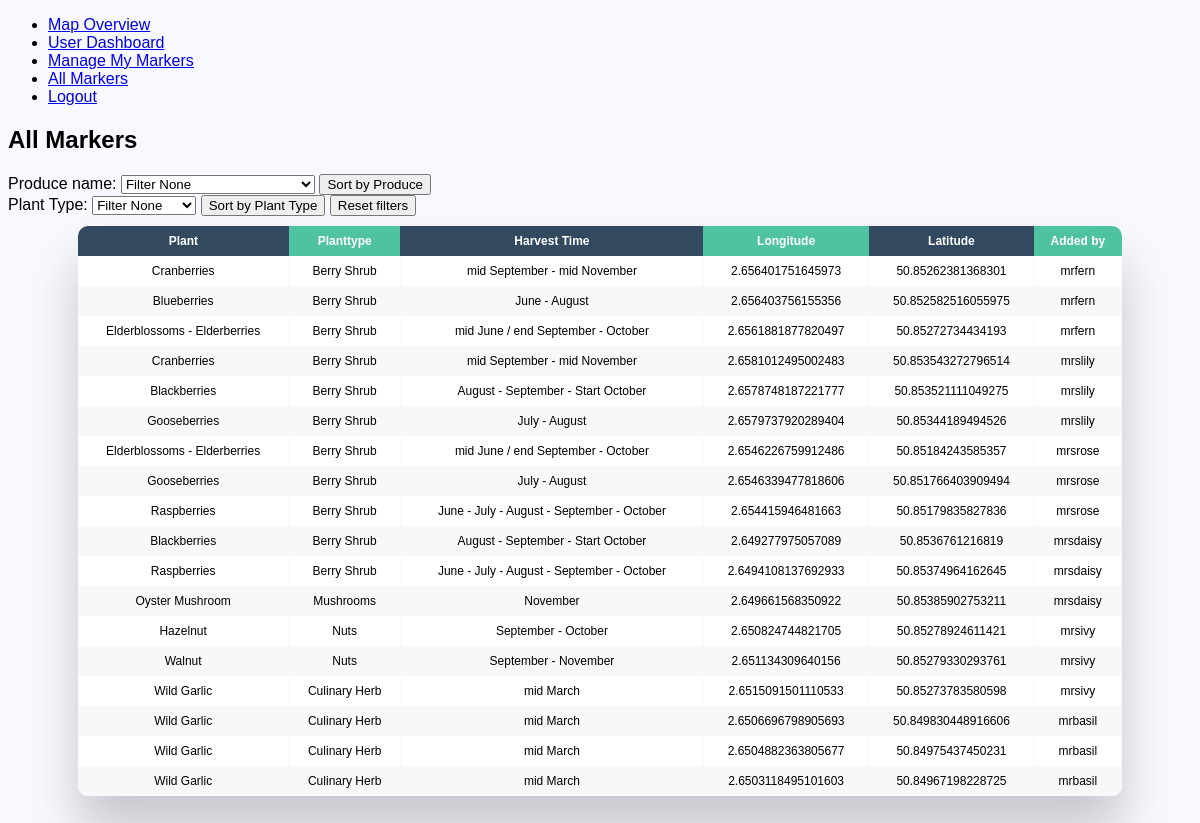
The page /allmarkers.php (signed in) on the database its author committed.
### tables this page shows
CREATE TABLE `marker` (
  `markerid` int(11) NOT NULL,
  `plantid` int(11) DEFAULT NULL,
  `userid` int(11) DEFAULT NULL,
  `longitude` varchar(255) DEFAULT NULL,
  `latitude` varchar(255) DEFAULT NULL,
  `added` timestamp NOT NULL DEFAULT current_timestamp()
);

CREATE TABLE `plant` (
  `plantid` int(11) NOT NULL,
  `planttypeid` int(11) DEFAULT NULL,
  `plantname` varchar(255) DEFAULT NULL,
  `harvestperiod` varchar(255) DEFAULT NULL,
  `added` timestamp NOT NULL DEFAULT current_timestamp()
);

CREATE TABLE `planttype` (
  `planttypeid` int(11) NOT NULL,
  `typename` varchar(255) DEFAULT NULL
);

CREATE TABLE `users` (
  `id` int(11) NOT NULL,
  `username` varchar(255) NOT NULL,
  `email` varchar(255) NOT NULL,
  `password` varchar(255) NOT NULL,
  `role` varchar(20) NOT NULL DEFAULT 'user'
);

### allmarkers.php (called while the page is built, shortened)
<?php
$allMarkersView = new AllMarkersView;
$markerService = new MarkerService;
$plantService = new PlantService;
$plants = $plantService->getPlantsOverview();
$plantTypeService = new PlantTypeService;
$plantTypes = $plantTypeService->getPlantTypeOverview();
if (!isset($_POST["btnSortByProduce"]) && !isset($_POST["btnSortByPlantType"])) {
    $result = $markerService->getMarkersOverview();
    $markers = $result['markers'];
    $errors = $result['errors'];
}
$allMarkersView->showAllMarkers($markers, $plants, $plantTypes, $errors);
?>

### Entities/Marker.php (called while the page is built, shortened)
<?php
class Marker
{
    private Plant $plant;
    private User $user;
    private string $longitude;
    private string $latitude;
    public function __construct(?int $markerid, ?Plant $plant = null, ?User $user, ?string $longitude, ?string $latitude)
    {
        $this->plant = $plant;
        $this->user = $user;
        $this->longitude = $longitude;
        $this->latitude = $latitude;
    }
    public function getPlant(): Plant
    {
        return $this->plant;
    }
    public function getUser(): User
    {
        return $this->user;
    }
    public function getLongitude(): string
    {
        return $this->longitude;
    }
    public function getLatitude(): string
    {
        return $this->latitude;
    }
}

### Entities/Plant.php (called while the page is built, shortened)
<?php
class Plant
{
    private string $plantname;
    private PlantType $plantType;
    private string $harvestPeriod;
    public function __construct(int $plantid = null, string $plantname = null, PlantType $plantType = null, string $harvestPeriod = null)
    {
        $this->plantname = $plantname;
        $this->plantType = $plantType;
        $this->harvestPeriod = $harvestPeriod;
    }
    public function getPlantName(): string
    {
        return $this->plantname;
    }
    public function getPlantType(): PlantType
    {
        return $this->plantType;
    }
    public function getHarvestPeriod(): string
    {
        return $this->harvestPeriod;
    }
}

### Data/PlantDAO.php (called while the page is built, shortened)
<?php
class PlantDAO
{
    public function getAll(): array
    {
        $sql = "SELECT plant.plantid as plant_id, plant.planttypeid, typename, plantname, harvestperiod FROM plant, planttype WHERE plant.planttypeid = planttype.planttypeid";
        $dbh = new PDO(DBConfig::$DB_CONNSTRING, DBConfig::$DB_USERNAME, DBConfig::$DB_PASSWORD);
        $resultSet = $dbh->query($sql);
        $overview = array();
        foreach ($resultSet as $row) {
            $plantType = PlantType::create((int)$row["planttypeid"], $row["typename"]);
            $plant = new Plant((int)$row["plant_id"], $row["plantname"], $plantType, $row["harvestperiod"]);
            array_push($overview, $plant);
        }
        return $overview;
    }
    public function getById(int $id): Plant
    {
        $sql = "SELECT plant.plantid as plant_id, plant.planttypeid, typename, plantname, harvestperiod FROM plant, planttype WHERE plant.planttypeid = planttype.planttypeid AND plant.plantid = :id";
        $dbh = new PDO(DBConfig::$DB_CONNSTRING, DBConfig::$DB_USERNAME, DBConfig::$DB_PASSWORD);
        $stmt = $dbh->prepare($sql);
        $stmt->execute(array(':id' => $id));
        $row = $stmt->fetch(PDO::FETCH_ASSOC);
        $plantType = PlantType::create((int)$row["planttypeid"], $row["typename"]);
        $plant = new Plant((int)$row["plant_id"], $row["plantname"], $plantType, $row["harvestperiod"]);
        return $plant;
    }
}

### Data/MarkerDAO.php (called while the page is built, shortened)
<?php
class MarkerDAO
{
    public function getAll(): array
    {
        $sql = "SELECT markerid, plantid, userid, longitude, latitude FROM marker";
        $dbh = new PDO(DBConfig::$DB_CONNSTRING, DBConfig::$DB_USERNAME, DBConfig::$DB_PASSWORD);
        $resultSet = $dbh->query($sql);
        $overview = array();
        $plantDAO = new PlantDAO();
        $userDAO = new UserDAO();
        foreach ($resultSet as $row) {
            $user = $userDAO->getUserById($row["userid"]);
            $user->resetSensitiveData();
            $plant = $plantDAO->getById($row["plantid"]);
            $marker = Marker::create($row["markerid"], $plant, $user, $row["longitude"], $row["latitude"]);
            array_push($overview, $marker);
        }
        return $overview;
    }
}

### Business/MarkerService.php (called while the page is built, shortened)
<?php
class MarkerService
{
    public function getMarkersOverview(): array
    {
        $markerDAO = new MarkerDAO();
        $errors = [];
        $markerList = $markerDAO->getAll();
        return ["markers" => $markerList, "errors" => $errors];
    }
}

### Entities/Planttype.php (called while the page is built, shortened)
<?php
class PlantType
{
    private string $typename;
    private function __construct(int $id = null, string $typename = null)
    {
        $this->typename = $typename;
    }
    public function getPlantType(): string
    {
        return $this->typename;
    }
}

### Business/PlantService.php (called while the page is built, shortened)
<?php
class PlantService
{
    public function getPlantsOverview(): array
    {
        $plantDAO = new PlantDAO();
        $list = $plantDAO->getAll();
        return $list;
    }
}

### Entities/User.php (called while the page is built, shortened)
<?php
class User
{
    private $username;
    public function __construct($cid = null, $cemail = null, $cusername = null, $cpassword = null, $crole = null, $cnewpassword = null)
    {
        $this->username = $cusername;
    }
    public function getUsername()
    {
        return $this->username;
    }
}

### Data/UserDAO.php (called while the page is built, shortened)
<?php
class UserDAO
{
    public function getUserById(int $userid): User
    {
        $dbh = new \PDO(DBConfig::$DB_CONNSTRING, DBConfig::$DB_USERNAME, DBConfig::$DB_PASSWORD);
        $stmt = $dbh->prepare("SELECT id, username, email, password, role FROM users WHERE id = :id");
        $stmt->bindParam(":id", $userid, \PDO::PARAM_INT);
        $stmt->execute();
        $resultSet = $stmt->fetch(\PDO::FETCH_ASSOC);
        $userid = $resultSet['id'];
        $username = $resultSet['username'];
        $email = $resultSet['email'];
        $password = $resultSet['password'];
        $role = $resultSet['role'];
        $user = new User($userid, $email, $username,$password,$role,null);
        return $user;
    }
}

### Presentation/Markers/AllMarkersView.php (the view, shortened to what this page needs)
<?php
class AllMarkersView
{
    public function showAllMarkers($markers, $plants, $plantTypes, $errors = null)
    {
        require_once("Presentation/header.php");
?>
        <h2>All Markers</h2>
        <form id="sortbyplantname" action="<?php echo PHP_SELF_URL; ?>" method="POST">
            <label for="fruitname" id="fruitnamelabel">Produce name:</label>
            <select name="selFruitname" aria-labelledby="fruitname-label">
                <option value="none">Filter None</option>
            </select>
            <input type="submit" value="Sort by Produce" name="btnSortByProduce">
        </form>
        <form id="sortbyplanttype" action="<?php echo PHP_SELF_URL; ?>" method="POST">
            <label for="planttype" id="planttypelabel">Plant Type:</label>
            <select name="selPlantType" aria-labelledby="planttype-label">
                <option value="none">Filter None</option>
            </select>
            <input type="submit" value="Sort by Plant Type" name="btnSortByPlantType">
            <input type="submit" value="Reset filters" name="btnResetFilters">
            <div class="table-wrapper">
                <table class="fl-table">
                    <thead>
                        <tr>
                            <th>Plant</th>
                            <th>Planttype</th>
                            <th>Harvest Time</th>
                            <th>Longitude</th>
                            <th>Latitude</th>
                            <th>Added by</th>
                        </tr>
                    </thead>
                    <tbody>
                        <?php foreach ($markers as $marker) { ?>
                            <tr>
                                <td>
                                    <?php echo $marker->getPlant()->getPlantName(); ?>
                                </td>
                                <td>
                                    <?php echo $marker->getPlant()->getPlantType()->getPlantType(); ?>
                                </td>
                                <td>
                                    <?php echo $marker->getPlant()->getHarvestPeriod(); ?>
                                </td>
                                <td>
                                    <?php echo $marker->getLongitude(); ?>
                                </td>
                                <td>
                                    <?php echo $marker->getLatitude(); ?>
                                </td>
                                <td>
                                    <?php echo $marker->getUser()->getUsername(); ?>
                                </td>
                            </tr>
                        <?php } ?>
                    </tbody>
                </table>
            </div>
    <?php
        require_once("Presentation/footer.php");
    }
}
    ?>

### Presentation/header.php (shortened to what this page needs)
<!DOCTYPE html>
<html lang="en">
<head>
    <link rel="stylesheet" href="Presentation/css/main.css?v=4">
</head>
<body>
    <?php
        require_once("navigation.php");
    ?>

### Presentation/navigation.php (shortened to what this page needs)
<nav>
    <ul>
        <?php if (isset($_SESSION["user"])) { ?>
            <li><a href="<?php echo MAPVIEW_URL; ?>">Map Overview</a></li>
            <li><a href="<?php echo DASHBOARD_URL; ?>">User Dashboard</a></li>
            <li><a href="<?php echo USER_MARKERS_URL; ?>">Manage My Markers</a></li>
            <li><a href="<?php echo ALL_MARKERS_URL; ?>">All Markers</a></li>
            <li><a href="<?php echo LOGOUT_URL; ?>">Logout</a></li>
        <?php } ?>
    </ul>
</nav>

### Presentation/css/main.css (style rules this page uses)
* { box-sizing: border-box; -webkit-box-sizing: border-box; -moz-box-sizing: border-box; }
body { font-family: Helvetica; -webkit-font-smoothing: antialiased; background: ghostwhite; }
.table-wrapper { margin: 10px 70px 70px; box-shadow: 0px 35px 50px rgba( 0, 0, 0, 0.2 ); border-radius:10px; overflow:hidden; }
.fl-table { border-radius: 5px; font-size: 12px; font-weight: normal; border: none; border-collapse: collapse; width: 100%; max-width: 100%; white-space: nowrap; background-color: white; }
.fl-table td, .fl-table th { text-align: center; padding: 8px; }
.fl-table td { border-right: 1px solid #f8f8f8; font-size: 12px; }
.fl-table thead th { color: #ffffff; background: #4FC3A1; }
.fl-table thead th:nth-child(odd) { color: #ffffff; background: #324960; }
.fl-table tr:nth-child(even) { background: #F8F8F8; }
tr:first-child { border-radius: 2em; }

### rows shown on the page
marker: plantid.plantname "Cranberries", plantid.harvestperiod "mid September - mid November", longitude "2.656401751645973", latitude "50.85262381368301", userid.username "mrfern"
planttype: typename "Berry Shrub"
marker: plantid.plantname "Blueberries", plantid.harvestperiod "June - August", longitude "2.656403756155356", latitude "50.852582516055975", userid.username "mrfern"
marker: plantid.plantname "Elderblossoms - Elderberries", plantid.harvestperiod "mid June / end September - October", longitude "2.6561881877820497", latitude "50.85272734434193", userid.username "mrfern"
marker: plantid.plantname "Cranberries", plantid.harvestperiod "mid September - mid November", longitude "2.6581012495002483", latitude "50.853543272796514", userid.username "mrslily"
marker: plantid.plantname "Blackberries", plantid.harvestperiod "August - September - Start October", longitude "2.6578748187221777", latitude "50.853521111049275", userid.username "mrslily"
marker: plantid.plantname "Gooseberries", plantid.harvestperiod "July - August", longitude "2.6579737920289404", latitude "50.85344189494526", userid.username "mrslily"
marker: plantid.plantname "Elderblossoms - Elderberries", plantid.harvestperiod "mid June / end September - October", longitude "2.6546226759912486", latitude "50.85184243585357", userid.username "mrsrose"
marker: plantid.plantname "Gooseberries", plantid.harvestperiod "July - August", longitude "2.6546339477818606", latitude "50.851766403909494", userid.username "mrsrose"
marker: plantid.plantname "Raspberries", plantid.harvestperiod "June - July - August - September - October", longitude "2.654415946481663", latitude "50.85179835827836", userid.username "mrsrose"
marker: plantid.plantname "Blackberries", plantid.harvestperiod "August - September - Start October", longitude "2.649277975057089", latitude "50.8536761216819", userid.username "mrsdaisy"
marker: plantid.plantname "Raspberries", plantid.harvestperiod "June - July - August - September - October", longitude "2.6494108137692933", latitude "50.85374964162645", userid.username "mrsdaisy"
marker: plantid.plantname "Oyster Mushroom", plantid.harvestperiod "November", longitude "2.649661568350922", latitude "50.85385902753211", userid.username "mrsdaisy"
planttype: typename "Mushrooms"
marker: plantid.plantname "Hazelnut", plantid.harvestperiod "September - October", longitude "2.650824744821705", latitude "50.85278924611421", userid.username "mrsivy"
planttype: typename "Nuts"
marker: plantid.plantname "Walnut", plantid.harvestperiod "September - November", longitude "2.651134309640156", latitude "50.85279330293761", userid.username "mrsivy"
marker: plantid.plantname "Wild Garlic", plantid.harvestperiod "mid March", longitude "2.6515091501110533", latitude "50.85273783580598", userid.username "mrsivy"
planttype: typename "Culinary Herb"
marker: plantid.plantname "Wild Garlic", plantid.harvestperiod "mid March", longitude "2.6506696798905693", latitude "50.849830448916606", userid.username "mrbasil"
marker: plantid.plantname "Wild Garlic", plantid.harvestperiod "mid March", longitude "2.6504882363805677", latitude "50.84975437450231", userid.username "mrbasil"
marker: plantid.plantname "Wild Garlic", plantid.harvestperiod "mid March", longitude "2.6503118495101603", latitude "50.84967198228725", userid.username "mrbasil"
